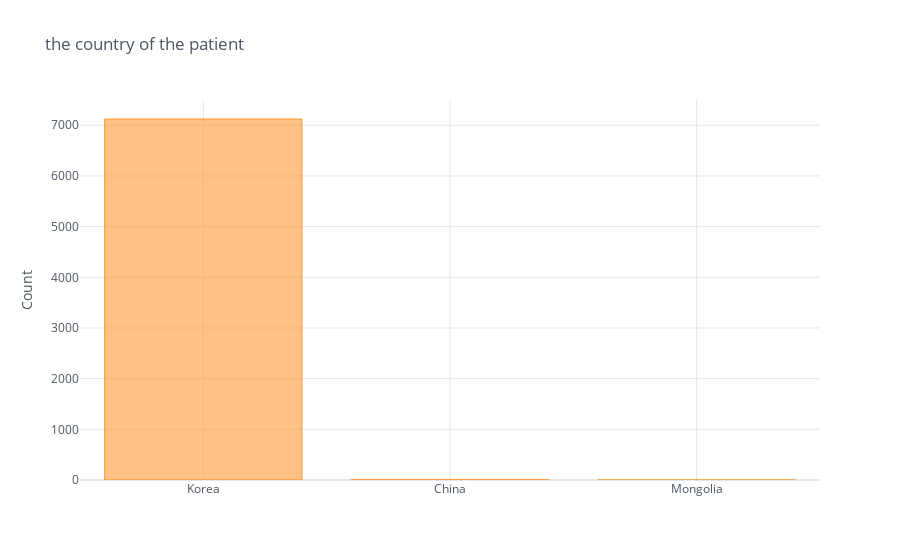

This figure's notebook cell:
### Code cell
country_series = patient['country'].value_counts()
country_series.iplot(kind='bar', yTitle='Count', title='the country of the patient')

### Figure 1 — Plotly figure (JSON) as saved in the notebook; plotly's stock layout.template omitted (floating-point values rounded to 4 significant figures)
{"data": [{"marker": {"color": "rgba(255, 153, 51, 0.6)", "line": {"color": "rgba(255, 153, 51, 1.0)", "width": 1}}, "name": "country", "orientation": "v", "text": "", "type": "bar", "x": ["Korea", "China", "Mongolia"], "y": [7124, 8, 1]}], "layout": {"legend": {"bgcolor": "#FFFFFF", "font": {"color": "#4D5663"}}, "paper_bgcolor": "#FFFFFF", "plot_bgcolor": "#FFFFFF", "title": {"font": {"color": "#4D5663"}, "text": "the country of the patient"}, "xaxis": {"gridcolor": "#E1E5ED", "showgrid": true, "tickfont": {"color": "#4D5663"}, "title": {"font": {"color": "#4D5663"}, "text": ""}, "zerolinecolor": "#E1E5ED"}, "yaxis": {"gridcolor": "#E1E5ED", "showgrid": true, "tickfont": {"color": "#4D5663"}, "title": {"font": {"color": "#4D5663"}, "text": "Count"}, "zerolinecolor": "#E1E5ED"}}}
